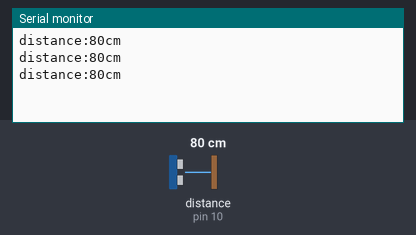
Simulated run of this sketch. Board: Arduino Uno, built with avr-gcc and run on an emulated ATmega328P. Shown: the last lines printed to the serial monitor. Wiring (inferred from the names in the program): ultrasonic range finder: trigger pin 8; echo pin 10. Inputs (shaded band) come from the test bench; at power-on: distance to the obstacle (sensor on pin 10) 80 cm. The echo pulse lasts 58.3 µs per cm.

Above: at 1.3 s.
1.4 s: distance to the obstacle (sensor on pin 10) set to 2 cm
At 1.9 s:
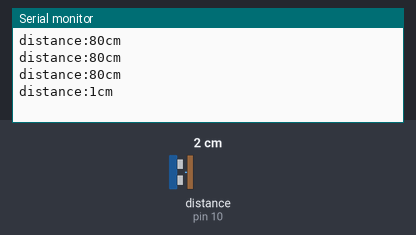
2.9 s: distance to the obstacle (sensor on pin 10) set to 4 cm
At 3.4 s:
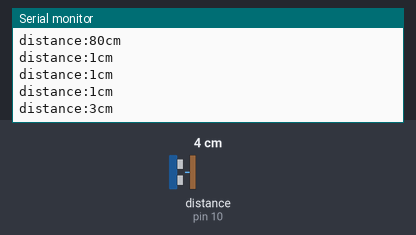
Timing chart, 0 to 5.9 s (numbered marks = the images above; inputs shaded):
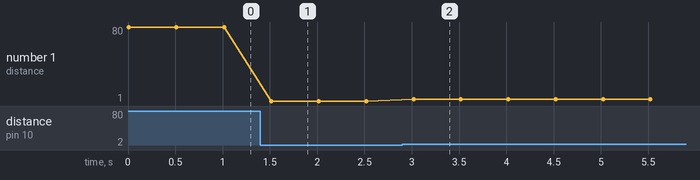

Measured:
- after the input at 1.4 s, the serial monitor: prints a new line after 0.12 s (image 1)
- after the input at 2.9 s, the serial monitor: prints a new line after 0.12 s (image 2)
- plotted number 1: 80 → 1 after the input at 1.4 s, 1 → 3 after the input at 2.9 s

The sketch:

HCSR04_Ultrasonic.ino
```cpp
const int trigpin=8,echopin=10;
long duration;
int distance;

void setup(){
  Serial.begin(9600);
  pinMode(trigpin,OUTPUT);
  pinMode(echopin,INPUT);
}

void loop(){
    digitalWrite(trigpin,LOW);
    delayMicroseconds(2);
    digitalWrite(trigpin,HIGH);
    delayMicroseconds(10);
    digitalWrite(trigpin,LOW);
    duration=pulseIn(echopin,HIGH);
    distance=(duration/58);
    if(distance<100&&distance>0){
      Serial.print("distance:");
      Serial.print(distance);
      Serial.println("cm");
      delay(500);
    }

}
```
